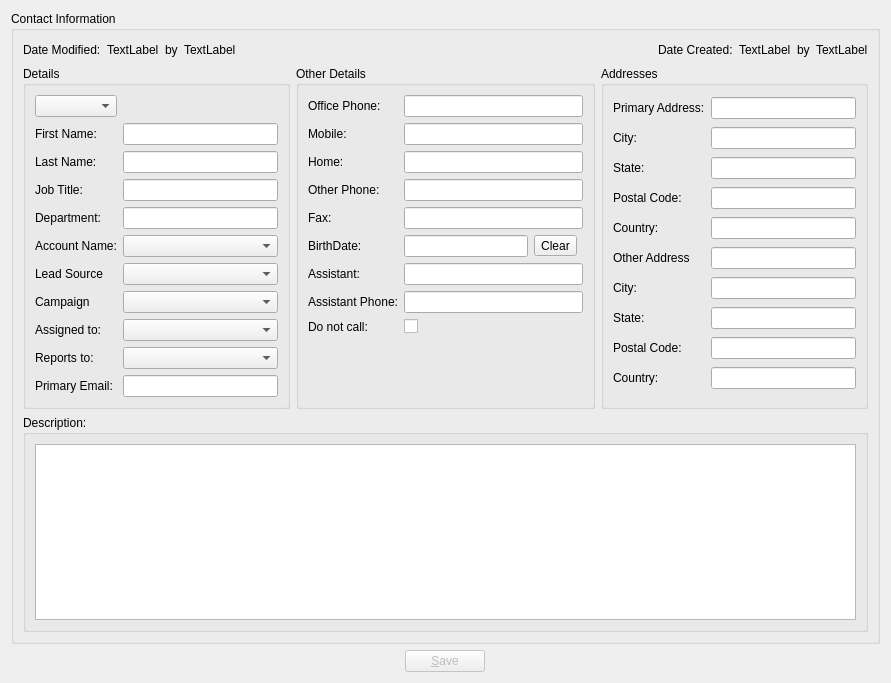
<?xml version="1.0" encoding="UTF-8"?>
<ui version="4.0">
 <class>ContactDetails</class>
 <widget class="QWidget" name="ContactDetails">
  <property name="geometry">
   <rect>
    <x>0</x>
    <y>0</y>
    <width>891</width>
    <height>683</height>
   </rect>
  </property>
  <property name="windowTitle">
   <string>Contact Details</string>
  </property>
  <layout class="QGridLayout" name="gridLayout_6">
   <item row="0" column="0" colspan="3">
    <widget class="QGroupBox" name="contactInformationGB">
     <property name="title">
      <string>Contact Information</string>
     </property>
     <layout class="QGridLayout" name="gridLayout_5">
      <item row="0" column="0">
       <layout class="QHBoxLayout" name="horizontalLayout_2">
        <item>
         <widget class="QLabel" name="modifiedDateLabel">
          <property name="text">
           <string>Date Modified:</string>
          </property>
         </widget>
        </item>
        <item>
         <widget class="QLabel" name="modifiedDate">
          <property name="text">
           <string>TextLabel</string>
          </property>
         </widget>
        </item>
        <item>
         <widget class="QLabel" name="modifiedByLabel">
          <property name="text">
           <string>by</string>
          </property>
         </widget>
        </item>
        <item>
         <widget class="QLabel" name="modifiedBy">
          <property name="text">
           <string>TextLabel</string>
          </property>
         </widget>
        </item>
        <item>
         <spacer name="horizontalSpacer_3">
          <property name="orientation">
           <enum>Qt::Horizontal</enum>
          </property>
          <property name="sizeHint" stdset="0">
           <size>
            <width>167</width>
            <height>20</height>
           </size>
          </property>
         </spacer>
        </item>
        <item>
         <widget class="QLabel" name="label_29">
          <property name="text">
           <string>Date Created:</string>
          </property>
         </widget>
        </item>
        <item>
         <widget class="QLabel" name="createdDate">
          <property name="text">
           <string>TextLabel</string>
          </property>
         </widget>
        </item>
        <item>
         <widget class="QLabel" name="createdByLabel">
          <property name="text">
           <string>by</string>
          </property>
         </widget>
        </item>
        <item>
         <widget class="QLabel" name="createdBy">
          <property name="text">
           <string>TextLabel</string>
          </property>
         </widget>
        </item>
       </layout>
      </item>
      <item row="1" column="0">
       <layout class="QHBoxLayout" name="horizontalLayout_3">
        <item>
         <widget class="QGroupBox" name="detailsBox">
          <property name="title">
           <string>Details</string>
          </property>
          <property name="checkable">
           <bool>false</bool>
          </property>
          <property name="checked">
           <bool>false</bool>
          </property>
          <layout class="QGridLayout" name="gridLayout">
           <item row="2" column="0">
            <widget class="QLabel" name="label">
             <property name="text">
              <string>First Name:</string>
             </property>
            </widget>
           </item>
           <item row="2" column="2">
            <widget class="QLineEdit" name="firstName"/>
           </item>
           <item row="3" column="0">
            <widget class="QLabel" name="label_2">
             <property name="text">
              <string>Last Name:</string>
             </property>
            </widget>
           </item>
           <item row="3" column="2">
            <widget class="QLineEdit" name="lastName"/>
           </item>
           <item row="4" column="0">
            <widget class="QLabel" name="label_26">
             <property name="text">
              <string>Job Title:</string>
             </property>
            </widget>
           </item>
           <item row="4" column="2">
            <widget class="QLineEdit" name="title"/>
           </item>
           <item row="5" column="0">
            <widget class="QLabel" name="label_27">
             <property name="text">
              <string>Department:</string>
             </property>
            </widget>
           </item>
           <item row="5" column="2">
            <widget class="QLineEdit" name="department"/>
           </item>
           <item row="6" column="0">
            <widget class="QLabel" name="label_3">
             <property name="text">
              <string>Account Name:</string>
             </property>
            </widget>
           </item>
           <item row="7" column="0">
            <widget class="QLabel" name="label_4">
             <property name="text">
              <string>Lead Source</string>
             </property>
            </widget>
           </item>
           <item row="8" column="0">
            <widget class="QLabel" name="label_5">
             <property name="text">
              <string>Campaign</string>
             </property>
            </widget>
           </item>
           <item row="9" column="0">
            <widget class="QLabel" name="label_9">
             <property name="text">
              <string>Assigned to:</string>
             </property>
            </widget>
           </item>
           <item row="10" column="0">
            <widget class="QLabel" name="label_28">
             <property name="text">
              <string>Reports to:</string>
             </property>
            </widget>
           </item>
           <item row="11" column="0">
            <widget class="QLabel" name="label_25">
             <property name="text">
              <string>Primary Email:</string>
             </property>
            </widget>
           </item>
           <item row="11" column="2">
            <widget class="QLineEdit" name="primaryEmail"/>
           </item>
           <item row="1" column="0">
            <widget class="QComboBox" name="salutation">
             <item>
              <property name="text">
               <string/>
              </property>
             </item>
             <item>
              <property name="text">
               <string>Mr.</string>
              </property>
             </item>
             <item>
              <property name="text">
               <string>Ms.</string>
              </property>
             </item>
             <item>
              <property name="text">
               <string>Mrs.</string>
              </property>
             </item>
             <item>
              <property name="text">
               <string>Dr.</string>
              </property>
             </item>
             <item>
              <property name="text">
               <string>Prof.</string>
              </property>
             </item>
            </widget>
           </item>
           <item row="1" column="2">
            <spacer name="horizontalSpacer_4">
             <property name="orientation">
              <enum>Qt::Horizontal</enum>
             </property>
             <property name="sizeHint" stdset="0">
              <size>
               <width>40</width>
               <height>20</height>
              </size>
             </property>
            </spacer>
           </item>
           <item row="6" column="2">
            <widget class="QComboBox" name="accountName">
             <item>
              <property name="text">
               <string/>
              </property>
             </item>
            </widget>
           </item>
           <item row="7" column="2">
            <widget class="QComboBox" name="leadSource">
             <item>
              <property name="text">
               <string/>
              </property>
             </item>
             <item>
              <property name="text">
               <string>Cold Call</string>
              </property>
             </item>
             <item>
              <property name="text">
               <string>Existing Customer</string>
              </property>
             </item>
             <item>
              <property name="text">
               <string>Self Generated</string>
              </property>
             </item>
             <item>
              <property name="text">
               <string>Employee</string>
              </property>
             </item>
             <item>
              <property name="text">
               <string>Partner</string>
              </property>
             </item>
             <item>
              <property name="text">
               <string>Public Relations</string>
              </property>
             </item>
             <item>
              <property name="text">
               <string>Direct Mail</string>
              </property>
             </item>
             <item>
              <property name="text">
               <string>Conference</string>
              </property>
             </item>
             <item>
              <property name="text">
               <string>Trade Show</string>
              </property>
             </item>
             <item>
              <property name="text">
               <string>Web Site</string>
              </property>
             </item>
             <item>
              <property name="text">
               <string>Word of mouth</string>
              </property>
             </item>
             <item>
              <property name="text">
               <string>Email</string>
              </property>
             </item>
             <item>
              <property name="text">
               <string>Campaign</string>
              </property>
             </item>
             <item>
              <property name="text">
               <string>Other</string>
              </property>
             </item>
            </widget>
           </item>
           <item row="8" column="2">
            <widget class="QComboBox" name="campaign">
             <item>
              <property name="text">
               <string/>
              </property>
             </item>
            </widget>
           </item>
           <item row="10" column="2">
            <widget class="QComboBox" name="reportsTo">
             <item>
              <property name="text">
               <string/>
              </property>
             </item>
            </widget>
           </item>
           <item row="9" column="2">
            <widget class="QComboBox" name="assignedTo">
             <item>
              <property name="text">
               <string/>
              </property>
             </item>
            </widget>
           </item>
          </layout>
         </widget>
        </item>
        <item>
         <widget class="QGroupBox" name="otherDetailsBox">
          <property name="title">
           <string>Other Details</string>
          </property>
          <property name="checkable">
           <bool>false</bool>
          </property>
          <property name="checked">
           <bool>false</bool>
          </property>
          <layout class="QGridLayout" name="gridLayout_2">
           <item row="0" column="0">
            <widget class="QLabel" name="label_6">
             <property name="text">
              <string>Office Phone:</string>
             </property>
            </widget>
           </item>
           <item row="0" column="1">
            <widget class="QLineEdit" name="officePhone"/>
           </item>
           <item row="1" column="0">
            <widget class="QLabel" name="label_7">
             <property name="text">
              <string>Mobile:</string>
             </property>
            </widget>
           </item>
           <item row="1" column="1">
            <widget class="QLineEdit" name="mobilePhone"/>
           </item>
           <item row="2" column="0">
            <widget class="QLabel" name="label_8">
             <property name="text">
              <string>Home:</string>
             </property>
            </widget>
           </item>
           <item row="2" column="1">
            <widget class="QLineEdit" name="homePhone"/>
           </item>
           <item row="3" column="0">
            <widget class="QLabel" name="label_17">
             <property name="text">
              <string>Other Phone:</string>
             </property>
            </widget>
           </item>
           <item row="3" column="1">
            <widget class="QLineEdit" name="otherPhone"/>
           </item>
           <item row="4" column="0">
            <widget class="QLabel" name="label_10">
             <property name="text">
              <string>Fax:</string>
             </property>
            </widget>
           </item>
           <item row="4" column="1">
            <widget class="QLineEdit" name="fax"/>
           </item>
           <item row="5" column="0">
            <widget class="QLabel" name="label_16">
             <property name="text">
              <string>BirthDate:</string>
             </property>
            </widget>
           </item>
           <item row="5" column="1">
            <layout class="QHBoxLayout" name="horizontalLayout">
             <item>
              <widget class="QLineEdit" name="birthDate">
               <property name="readOnly">
                <bool>true</bool>
               </property>
              </widget>
             </item>
             <item>
              <widget class="QToolButton" name="clearButton">
               <property name="text">
                <string>Clear</string>
               </property>
              </widget>
             </item>
             <item>
              <widget class="QWidget" name="calendarWidget" native="true"/>
             </item>
            </layout>
           </item>
           <item row="6" column="0">
            <widget class="QLabel" name="label_11">
             <property name="text">
              <string>Assistant:</string>
             </property>
            </widget>
           </item>
           <item row="6" column="1">
            <widget class="QLineEdit" name="assistant"/>
           </item>
           <item row="7" column="0">
            <widget class="QLabel" name="label_12">
             <property name="text">
              <string>Assistant Phone:</string>
             </property>
            </widget>
           </item>
           <item row="7" column="1">
            <widget class="QLineEdit" name="assistantPhone"/>
           </item>
           <item row="9" column="1">
            <spacer name="verticalSpacer">
             <property name="orientation">
              <enum>Qt::Vertical</enum>
             </property>
             <property name="sizeHint" stdset="0">
              <size>
               <width>179</width>
               <height>48</height>
              </size>
             </property>
            </spacer>
           </item>
           <item row="8" column="1">
            <widget class="QCheckBox" name="doNotCall">
             <property name="text">
              <string/>
             </property>
            </widget>
           </item>
           <item row="8" column="0">
            <widget class="QLabel" name="label_30">
             <property name="text">
              <string>Do not call:</string>
             </property>
            </widget>
           </item>
          </layout>
         </widget>
        </item>
        <item>
         <widget class="QGroupBox" name="addressesBox">
          <property name="title">
           <string>Addresses</string>
          </property>
          <property name="checkable">
           <bool>false</bool>
          </property>
          <property name="checked">
           <bool>false</bool>
          </property>
          <layout class="QGridLayout" name="gridLayout_3">
           <item row="0" column="0">
            <widget class="QLabel" name="label_13">
             <property name="text">
              <string>Primary Address:</string>
             </property>
            </widget>
           </item>
           <item row="0" column="1">
            <widget class="QLineEdit" name="primaryAddress"/>
           </item>
           <item row="1" column="0">
            <widget class="QLabel" name="label_14">
             <property name="text">
              <string>City:</string>
             </property>
            </widget>
           </item>
           <item row="1" column="1">
            <widget class="QLineEdit" name="city"/>
           </item>
           <item row="2" column="0">
            <widget class="QLabel" name="label_15">
             <property name="text">
              <string>State:</string>
             </property>
            </widget>
           </item>
           <item row="2" column="1">
            <widget class="QLineEdit" name="state"/>
           </item>
           <item row="3" column="0">
            <widget class="QLabel" name="label_18">
             <property name="text">
              <string>Postal Code:</string>
             </property>
            </widget>
           </item>
           <item row="3" column="1">
            <widget class="QLineEdit" name="postalCode"/>
           </item>
           <item row="4" column="0">
            <widget class="QLabel" name="label_19">
             <property name="text">
              <string>Country:</string>
             </property>
            </widget>
           </item>
           <item row="4" column="1">
            <widget class="QLineEdit" name="country"/>
           </item>
           <item row="5" column="0">
            <widget class="QLabel" name="label_24">
             <property name="text">
              <string>Other Address</string>
             </property>
            </widget>
           </item>
           <item row="5" column="1">
            <widget class="QLineEdit" name="otherAddress"/>
           </item>
           <item row="6" column="0">
            <widget class="QLabel" name="label_20">
             <property name="text">
              <string>City:</string>
             </property>
            </widget>
           </item>
           <item row="6" column="1">
            <widget class="QLineEdit" name="otherCity"/>
           </item>
           <item row="7" column="0">
            <widget class="QLabel" name="label_21">
             <property name="text">
              <string>State:</string>
             </property>
            </widget>
           </item>
           <item row="7" column="1">
            <widget class="QLineEdit" name="otherState"/>
           </item>
           <item row="8" column="0">
            <widget class="QLabel" name="label_22">
             <property name="text">
              <string>Postal Code:</string>
             </property>
            </widget>
           </item>
           <item row="8" column="1">
            <widget class="QLineEdit" name="otherPostalCode"/>
           </item>
           <item row="9" column="0">
            <widget class="QLabel" name="label_23">
             <property name="text">
              <string>Country:</string>
             </property>
            </widget>
           </item>
           <item row="9" column="1">
            <widget class="QLineEdit" name="otherCountry"/>
           </item>
          </layout>
         </widget>
        </item>
       </layout>
      </item>
      <item row="2" column="0">
       <widget class="QGroupBox" name="descriptionBox">
        <property name="title">
         <string>Description:</string>
        </property>
        <property name="checkable">
         <bool>false</bool>
        </property>
        <property name="checked">
         <bool>false</bool>
        </property>
        <layout class="QGridLayout" name="gridLayout_4">
         <item row="0" column="0">
          <widget class="QTextEdit" name="description"/>
         </item>
        </layout>
       </widget>
      </item>
     </layout>
    </widget>
   </item>
   <item row="1" column="0">
    <spacer name="horizontalSpacer">
     <property name="orientation">
      <enum>Qt::Horizontal</enum>
     </property>
     <property name="sizeHint" stdset="0">
      <size>
       <width>409</width>
       <height>20</height>
      </size>
     </property>
    </spacer>
   </item>
   <item row="1" column="1">
    <widget class="QPushButton" name="saveButton">
     <property name="enabled">
      <bool>false</bool>
     </property>
     <property name="text">
      <string>&amp;Save</string>
     </property>
    </widget>
   </item>
   <item row="1" column="2">
    <spacer name="horizontalSpacer_2">
     <property name="orientation">
      <enum>Qt::Horizontal</enum>
     </property>
     <property name="sizeHint" stdset="0">
      <size>
       <width>409</width>
       <height>20</height>
      </size>
     </property>
    </spacer>
   </item>
  </layout>
 </widget>
 <tabstops>
  <tabstop>salutation</tabstop>
  <tabstop>firstName</tabstop>
  <tabstop>lastName</tabstop>
  <tabstop>title</tabstop>
  <tabstop>department</tabstop>
  <tabstop>accountName</tabstop>
  <tabstop>leadSource</tabstop>
  <tabstop>campaign</tabstop>
  <tabstop>assignedTo</tabstop>
  <tabstop>reportsTo</tabstop>
  <tabstop>primaryEmail</tabstop>
  <tabstop>officePhone</tabstop>
  <tabstop>mobilePhone</tabstop>
  <tabstop>homePhone</tabstop>
  <tabstop>otherPhone</tabstop>
  <tabstop>fax</tabstop>
  <tabstop>birthDate</tabstop>
  <tabstop>assistant</tabstop>
  <tabstop>assistantPhone</tabstop>
  <tabstop>doNotCall</tabstop>
  <tabstop>primaryAddress</tabstop>
  <tabstop>city</tabstop>
  <tabstop>state</tabstop>
  <tabstop>postalCode</tabstop>
  <tabstop>country</tabstop>
  <tabstop>otherAddress</tabstop>
  <tabstop>otherCity</tabstop>
  <tabstop>otherState</tabstop>
  <tabstop>otherPostalCode</tabstop>
  <tabstop>otherCountry</tabstop>
  <tabstop>description</tabstop>
  <tabstop>saveButton</tabstop>
 </tabstops>
 <resources/>
 <connections/>
</ui>
